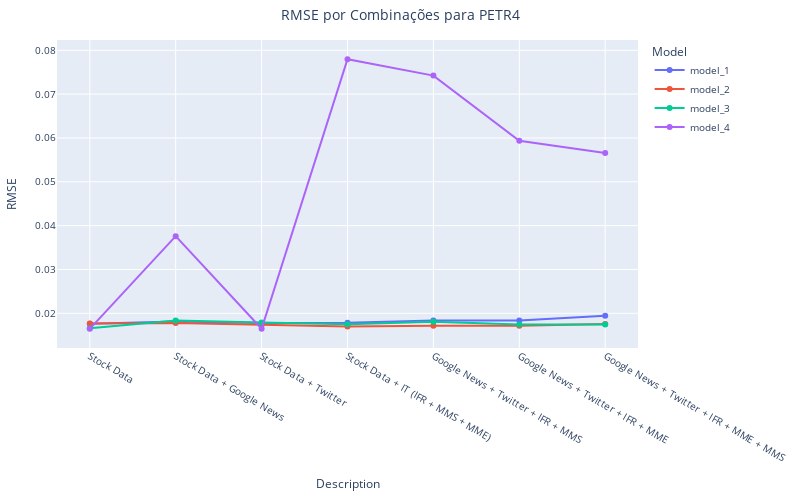

The notebook cell this image was saved under:
### Code cell
# Grafico RMSE por combinação por ação
fig_filtered = plot_rmse_line_plotly(resultados_concatenados, stock_name='PETR4')
fig_filtered.show()

### Figure 1 — Plotly figure (JSON) as saved in the notebook; plotly's stock layout.template omitted (floating-point values rounded to 4 significant figures)
{"data": [{"hovertemplate": "Model=model_1<br>Description=%{x}<br>RMSE=%{y}<extra></extra>", "legendgroup": "model_1", "line": {"color": "#636efa", "dash": "solid"}, "marker": {"symbol": "circle"}, "mode": "lines+markers", "name": "model_1", "orientation": "v", "showlegend": true, "type": "scatter", "x": ["Stock Data", "Stock Data + Google News", "Stock Data + Twitter", "Stock Data + IT (IFR + MMS + MME)", "Google News + Twitter + IFR + MMS", "Google News + Twitter + IFR + MME", "Google News + Twitter + IFR + MME + MMS"], "xaxis": "x", "y": [0.01763, 0.01815, 0.01782, 0.01788, 0.01837, 0.01838, 0.01945], "yaxis": "y"}, {"hovertemplate": "Model=model_2<br>Description=%{x}<br>RMSE=%{y}<extra></extra>", "legendgroup": "model_2", "line": {"color": "#EF553B", "dash": "solid"}, "marker": {"symbol": "circle"}, "mode": "lines+markers", "name": "model_2", "orientation": "v", "showlegend": true, "type": "scatter", "x": ["Stock Data", "Stock Data + Google News", "Stock Data + Twitter", "Stock Data + IT (IFR + MMS + MME)", "Google News + Twitter + IFR + MMS", "Google News + Twitter + IFR + MME", "Google News + Twitter + IFR + MME + MMS"], "xaxis": "x", "y": [0.01765, 0.01777, 0.01741, 0.01702, 0.01719, 0.01715, 0.01756], "yaxis": "y"}, {"hovertemplate": "Model=model_3<br>Description=%{x}<br>RMSE=%{y}<extra></extra>", "legendgroup": "model_3", "line": {"color": "#00cc96", "dash": "solid"}, "marker": {"symbol": "circle"}, "mode": "lines+markers", "name": "model_3", "orientation": "v", "showlegend": true, "type": "scatter", "x": ["Stock Data", "Stock Data + Google News", "Stock Data + Twitter", "Stock Data + IT (IFR + MMS + MME)", "Google News + Twitter + IFR + MMS", "Google News + Twitter + IFR + MME", "Google News + Twitter + IFR + MME + MMS"], "xaxis": "x", "y": [0.0166, 0.01834, 0.01791, 0.01749, 0.0181, 0.01747, 0.01748], "yaxis": "y"}, {"hovertemplate": "Model=model_4<br>Description=%{x}<br>RMSE=%{y}<extra></extra>", "legendgroup": "model_4", "line": {"color": "#ab63fa", "dash": "solid"}, "marker": {"symbol": "circle"}, "mode": "lines+markers", "name": "model_4", "orientation": "v", "showlegend": true, "type": "scatter", "x": ["Stock Data", "Stock Data + Google News", "Stock Data + Twitter", "Stock Data + IT (IFR + MMS + MME)", "Google News + Twitter + IFR + MMS", "Google News + Twitter + IFR + MME", "Google News + Twitter + IFR + MME + MMS"], "xaxis": "x", "y": [0.01646, 0.03761, 0.01649, 0.07798, 0.07423, 0.05935, 0.05659], "yaxis": "y"}], "layout": {"font": {"size": 10}, "height": 500, "legend": {"title": {"text": "Model"}, "tracegroupgap": 0}, "margin": {"b": 20, "l": 20, "r": 20, "t": 40}, "title": {"text": "RMSE por Combinações para PETR4", "x": 0.5}, "width": 800, "xaxis": {"anchor": "y", "domain": [0, 1], "title": {"text": "Description"}}, "yaxis": {"anchor": "x", "domain": [0, 1], "title": {"text": "RMSE"}}}}
